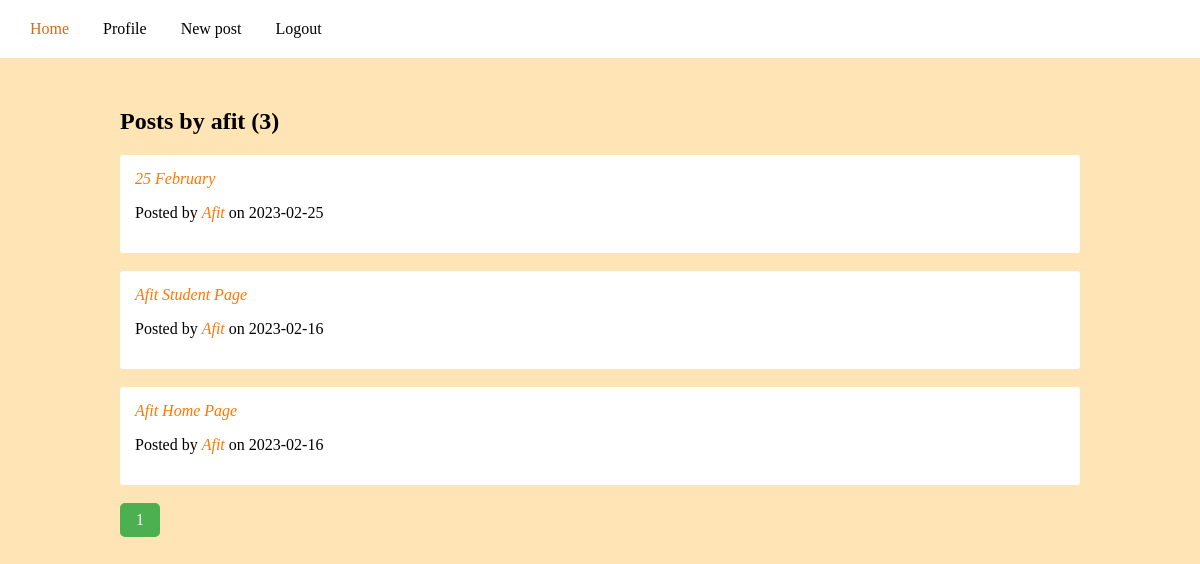
Screenshot of /user/afit (signed in) with the database file from the repository.
### myshare/models.py (models this page shows, shortened)
class User(db.Model, UserMixin):
    id = db.Column(db.Integer, primary_key=True)
    username = db.Column(db.String(20), unique=True, nullable=False)
    email = db.Column(db.String(120), unique=True, nullable=False)
    image_file = db.Column(db.String(20), nullable=False, default="default.jpg")
    password = db.Column(db.String(60), nullable=False)
    links = db.relationship("Link", backref="author", lazy=True)

class Link(db.Model):
    id = db.Column(db.Integer, primary_key=True)
    title = db.Column(db.String(100), nullable=False)
    date_posted = db.Column(db.DateTime, nullable=False, default=datetime.utcnow)
    content = db.Column(db.Text, nullable=False)
    user_id = db.Column(db.Integer, db.ForeignKey("user.id"), nullable=False)

### myshare/users/routes.py (the view)
@users.route("/user/<string:username>")
def user_posts(username):
    page = request.args.get("page", 1, type=int)
    user = User.query.filter_by(username=username).first_or_404()
    links = Link.query.filter_by(author=user)\
            .order_by(Link.date_posted.desc())\
            .paginate(page=page, per_page=5)
    return render_template("user_posts.html", links=links, user=user)

### myshare/models.py (called while the page is built)
@login_manager.user_loader
def load_user(user_id):
    return User.query.get(int(user_id))

### myshare/templates/user_posts.html (shortened to what this page needs)
{% extends "base.html" %} {% block title %}Home{% endblock%}
{% block content%}
<h2>Posts  by {{ user.username }} ({{ links.total }})</h2>
{% for link in links.items %}
<div class="con-div">
    <a class="text" href={{ link.content }}>{{ link.title.title() }}</a>
    <p>Posted by <a class="text" href="{{ url_for('users.user_posts', username=link.author.username) }}">{{ link.author.username.title() }}</a> on {{ link.date_posted.strftime("%Y-%m-%d") }}</p>
</div>
<br>
{% endfor %}
{% for page_num in links.iter_pages(left_edge=1, right_edge=1, left_current=1, right_current=2) %}
    {% if page_num %}
        {% if links.page == page_num %}
        <div class="paginate">
            <a href="{{ url_for('users.user_posts', username=user.username, page=page_num) }}" class="active">{{ page_num }}</a>
        </div>
        {% else %}
        <div class="paginate">
            <a href="{{ url_for('users.user_posts', username=user.username, page=page_num) }}">{{ page_num }}</a>
        </div>
        {% endif %}
    {% else %}
        ...
    {% endif %}
{% endfor %}
{% endblock %}

### myshare/static/styles.css (style rules this page uses)
body { margin: 0; background-color: moccasin; }
.text { text-decoration: none; font-style: italic; color:rgb(255, 119, 0) ; }
.con-div { border-width: 1px; padding: 15px; border-radius: 3px; background-color: white; }
.paginate { display: inline-block; }
.paginate a { color: black; float: left; padding: 8px 16px; text-decoration: none; }
.paginate a.active { background-color: #4CAF50; color: white; border-radius: 5px; }

### rows the page displays
User: username "afit"
Link: title "25 February", author.username "Afit", date_posted "2023-02-25"
Link: title "Afit Student Page", author.username "Afit", date_posted "2023-02-16"
Link: title "Afit Home Page", author.username "Afit", date_posted "2023-02-16"

### other values shown
{{ links.total }} "3"
{{ page_num }} "1"
